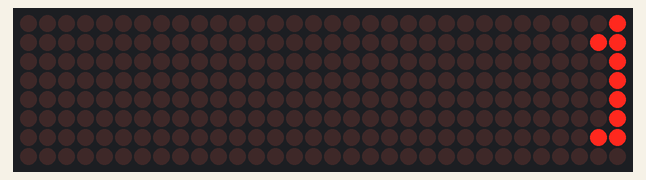
Bench run of a sketch on a simulated Arduino Uno, built with avr-gcc and run on an emulated ATmega328P. Parts: 32×8 LED matrix. The local clock reads 2024-03-15 10:24:30 at power-on unless the sketch sets it.

Above: at 0.15 s.
At 1.29 s:
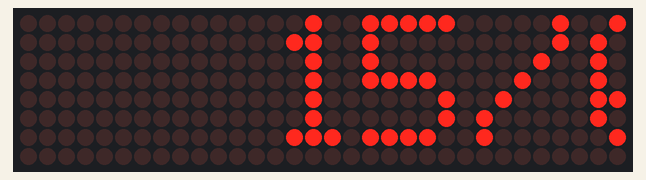
At 2.29 s:
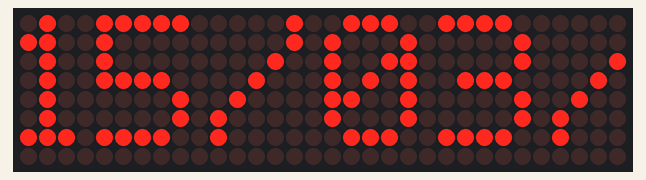
At 4.7 s:
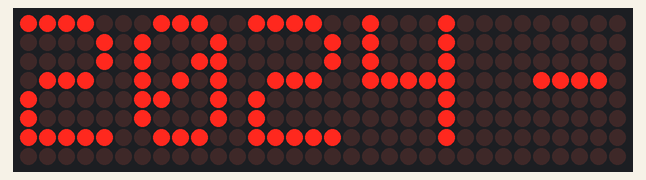
At 6.98 s:
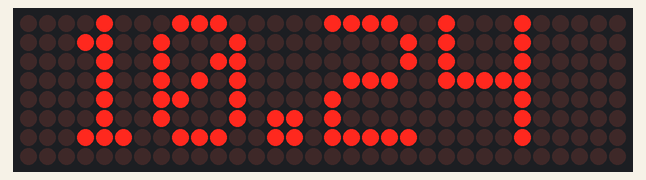
At 9.56 s:
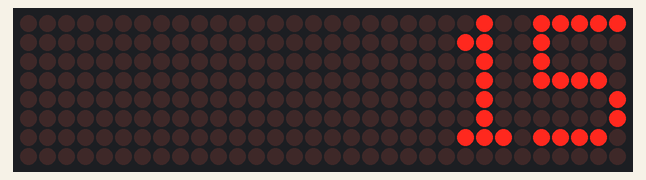

The sketch:

realtime_clock.ino
```cpp
// now.pde
// Prints a snapshot of the current date and time along with the UNIX time
// Modified by Andy Wickert from the JeeLabs / Ladyada RTC library examples
// 5/15/11

#include <MD_Parola.h>
#include <MD_MAX72xx.h>
#include <SPI.h>

#include <Wire.h>
#include <DS3231.h>
#include <time.h>

#define HARDWARE_TYPE MD_MAX72XX::FC16_HW
#define MAX_DEVICES 4
#define CS_PIN 3

MD_Parola tampilan = MD_Parola(HARDWARE_TYPE, CS_PIN, MAX_DEVICES);

RTClib myRTC;

void setup()
{
    Wire.begin();
    tampilan.begin();
}

void loop()
{
    DateTime dt = myRTC.now();

    time_t t = dt.unixtime() - UNIX_OFFSET;
    struct tm *lt = localtime(&t);
    char str[32];
    strftime(str, sizeof str, "%d/%m/%Y - %H.%M", lt);
    Serial.println(str);

    if (tampilan.displayAnimate())
        tampilan.displayText(str, PA_CENTER, 70, 0, PA_SCROLL_LEFT, PA_SCROLL_LEFT);
}
```

Measured:
- by itself, everything shown: repeats every 8.9 s, in 125 steps
